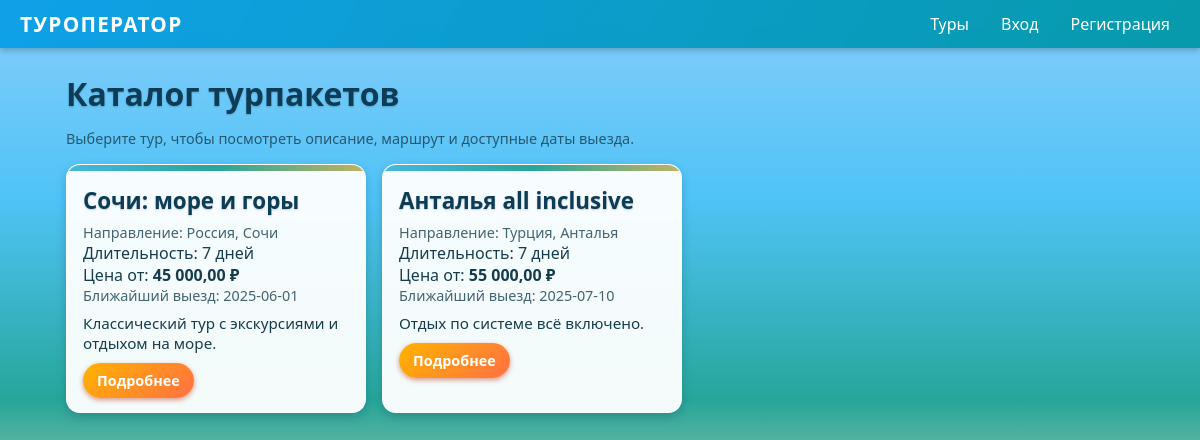
The page / on the database its author committed.
### tables this page shows
CREATE TABLE `tour_package` (
  `id` bigint(20) UNSIGNED NOT NULL,
  `destination_id` int(10) UNSIGNED NOT NULL,
  `title` varchar(200) NOT NULL,
  `description` text DEFAULT NULL,
  `route_description` text DEFAULT NULL,
  `duration_days` int(10) UNSIGNED NOT NULL,
  `base_price` decimal(12,2) NOT NULL,
  `is_active` tinyint(1) NOT NULL DEFAULT 1,
  `created_at` timestamp NOT NULL DEFAULT current_timestamp(),
  `updated_at` timestamp NULL DEFAULT NULL ON UPDATE current_timestamp()
);

### index.php (the view, shortened to what this page needs)
<?php
require 'db.php';
?>
<!doctype html>
<html lang="ru">
<head>
    <link rel="stylesheet" href="css/style.css">
</head>
<body>
<?php include 'header.php'; ?>
<main class="container" role="main">
    <h1>Каталог турпакетов</h1>
    <p class="muted">Выберите тур, чтобы посмотреть описание, маршрут и доступные даты выезда.</p>
    <?php
    $sql = "
        SELECT *
        FROM (
            SELECT
                t.id,
                t.title,
                t.description,
                t.base_price,
                t.duration_days,
                d.country,
                d.city,
                MIN(
                    CASE
                        WHEN td.status = 'open' THEN td.start_date
                        ELSE NULL
                    END
                ) AS nearest_date
            FROM tour_package t
            JOIN destination d ON d.id = t.destination_id
            LEFT JOIN tour_date td ON td.tour_id = t.id
            WHERE t.is_active = 1
            GROUP BY
                t.id,
                t.title,
                t.description,
                t.base_price,
                t.duration_days,
                d.country,
                d.city
        ) AS t_sorted
        ORDER BY
            t_sorted.nearest_date IS NULL,
            t_sorted.nearest_date ASC
    ";
    $result = $mysqli->query($sql);
    if (!$result) {
        echo '<p class="error">Ошибка загрузки туров: ' . htmlspecialchars($mysqli->error) . '</p>';
    } elseif ($result->num_rows === 0) {
        echo '<p>Туров пока нет.</p>';
    } else {
        echo '<div class="cards">';
        while ($row = $result->fetch_assoc()) {
            $desc = $row['description'] ?? '';
            ?>
            <article class="card">
                <h2><?= htmlspecialchars($row['title']) ?></h2>
                <div class="muted">
                    Направление: <?= htmlspecialchars($row['country']) ?>, <?= htmlspecialchars($row['city']) ?>
                </div>
                <div>Длительность: <?= (int)$row['duration_days'] ?> дней</div>
                <div>Цена от: <strong><?= number_format($row['base_price'], 2, ',', ' ') ?> ₽</strong></div>
                <div class="muted">
                    <?php if (!empty($row['nearest_date'])): ?>
                        Ближайший выезд: <?= htmlspecialchars($row['nearest_date']) ?>
                    <?php else: ?>
                        Даты выезда уточняются
                    <?php endif; ?>
                </div>
                <?php if ($desc): ?>
                    <p><?= nl2br(htmlspecialchars($desc)) ?></p>
                <?php endif; ?>
                <a class="btn" href="tour.php?id=<?= (int)$row['id'] ?>">Подробнее</a>
            </article>
            <?php
        }
        echo '</div>';
    }
    ?>
</main>
</body>
</html>

### css/style.css (style rules this page uses)
* { box-sizing: border-box; }
body { margin: 0; font-family: system-ui, -apple-system, BlinkMacSystemFont, "Segoe UI", Arial, sans-serif; color: #163d4d; background: linear-gradient(to bottom, #87CEFA 0%, #4fc3f7 25%, #26a69a 50%, #ffe0b2 75%, #ffcc80 100% ); background-attachment: fixed; }
.container { max-width: 1100px; margin: 0 auto; padding: 24px 16px 40px; }
h1, h2, h3 { color: #0d3d56; text-shadow: 0 1px 2px rgba(0,0,0,0.2); margin-top: 0; }
h1 { font-size: 2rem; margin-bottom: 0.5rem; }
h2 { font-size: 1.4rem; margin-bottom: 0.4rem; }
.muted { color: rgba(22, 61, 77, 0.8); font-size: 0.9rem; }
.cards { display: flex; flex-wrap: wrap; gap: 16px; margin-top: 16px; }
.card { background: rgba(255, 255, 255, 0.95); border-radius: 14px; padding: 16px 16px 14px; box-shadow: 0 4px 10px rgba(13, 61, 86, 0.25); width: 300px; max-width: 100%; border: 1px solid rgba(255, 255, 255, 0.8); position: relative; overflow: hidden; transition: transform 0.15s ease, box-shadow 0.15s ease, background 0.15s ease; }
.card::before { content: ""; position: absolute; left: -20%; top: 0; width: 140%; height: 6px; background: linear-gradient(90deg, #4fc3f7, #26a69a, #ffb74d); }
.card h2 { margin-top: 4px; }
.card p { margin-top: 8px; margin-bottom: 10px; font-size: 0.95rem; }
.btn, button { display: inline-block; padding: 8px 14px; border-radius: 999px; border: none; cursor: pointer; text-decoration: none; font-size: 0.9rem; font-weight: 600; font-family: inherit; background: linear-gradient(135deg, #ffb300, #ff7043); color: #fff; box-shadow: 0 2px 5px rgba(191, 54, 12, 0.5); transition: transform 0.1s ease, box-shadow 0.1s ease, filter 0.1s ease; }

### rows shown on the page
tour_package: title "Сочи: море и горы", country "Россия", city "Сочи", duration_days "7", base_price "45 000,00", nearest_date "2025-06-01", description "Классический тур с экскурсиями и отдыхом на море."
tour_package: title "Анталья all inclusive", country "Турция", city "Анталья", duration_days "7", base_price "55 000,00", nearest_date "2025-07-10", description "Отдых по системе всё включено."
